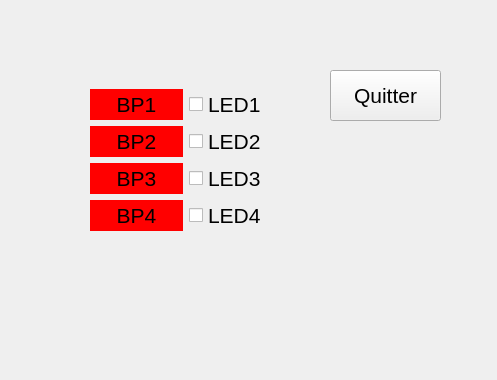
<?xml version="1.0" encoding="UTF-8"?>
<ui version="4.0">
 <class>WidgetUSB202</class>
 <widget class="QWidget" name="WidgetUSB202">
  <property name="geometry">
   <rect>
    <x>0</x>
    <y>0</y>
    <width>497</width>
    <height>380</height>
   </rect>
  </property>
  <property name="windowTitle">
   <string>WidgetUSB202</string>
  </property>
  <widget class="QWidget" name="gridLayoutWidget">
   <property name="geometry">
    <rect>
     <x>90</x>
     <y>60</y>
     <width>191</width>
     <height>201</height>
    </rect>
   </property>
   <layout class="QGridLayout" name="gridLayout">
    <item row="0" column="1">
     <layout class="QVBoxLayout" name="verticalLayout">
      <item>
       <widget class="QCheckBox" name="checkBox_LED1">
        <property name="font">
         <font>
          <pointsize>16</pointsize>
         </font>
        </property>
        <property name="text">
         <string>LED1</string>
        </property>
       </widget>
      </item>
      <item>
       <widget class="QCheckBox" name="checkBox_LED2">
        <property name="font">
         <font>
          <pointsize>16</pointsize>
         </font>
        </property>
        <property name="text">
         <string>LED2</string>
        </property>
       </widget>
      </item>
      <item>
       <widget class="QCheckBox" name="checkBox_LED3">
        <property name="font">
         <font>
          <pointsize>16</pointsize>
         </font>
        </property>
        <property name="text">
         <string>LED3</string>
        </property>
       </widget>
      </item>
      <item>
       <widget class="QCheckBox" name="checkBox_LED4">
        <property name="font">
         <font>
          <pointsize>16</pointsize>
         </font>
        </property>
        <property name="text">
         <string>LED4</string>
        </property>
       </widget>
      </item>
     </layout>
    </item>
    <item row="0" column="0">
     <layout class="QVBoxLayout" name="verticalLayout_2">
      <item>
       <widget class="QLabel" name="label_BP1">
        <property name="font">
         <font>
          <pointsize>16</pointsize>
         </font>
        </property>
        <property name="styleSheet">
         <string notr="true">background-color: rgb(255,0,0)</string>
        </property>
        <property name="text">
         <string>BP1</string>
        </property>
        <property name="alignment">
         <set>Qt::AlignCenter</set>
        </property>
       </widget>
      </item>
      <item>
       <widget class="QLabel" name="label_BP2">
        <property name="font">
         <font>
          <pointsize>16</pointsize>
         </font>
        </property>
        <property name="styleSheet">
         <string notr="true">background-color: rgb(255,0,0)</string>
        </property>
        <property name="text">
         <string>BP2</string>
        </property>
        <property name="alignment">
         <set>Qt::AlignCenter</set>
        </property>
       </widget>
      </item>
      <item>
       <widget class="QLabel" name="label_BP3">
        <property name="font">
         <font>
          <pointsize>16</pointsize>
         </font>
        </property>
        <property name="styleSheet">
         <string notr="true">background-color: rgb(255,0,0)</string>
        </property>
        <property name="text">
         <string>BP3</string>
        </property>
        <property name="alignment">
         <set>Qt::AlignCenter</set>
        </property>
       </widget>
      </item>
      <item>
       <widget class="QLabel" name="label_bp4">
        <property name="font">
         <font>
          <pointsize>16</pointsize>
         </font>
        </property>
        <property name="styleSheet">
         <string notr="true">background-color: rgb(255,0,0)</string>
        </property>
        <property name="text">
         <string>BP4</string>
        </property>
        <property name="alignment">
         <set>Qt::AlignCenter</set>
        </property>
       </widget>
      </item>
     </layout>
    </item>
   </layout>
  </widget>
  <widget class="QPushButton" name="pushButton_Quitter">
   <property name="geometry">
    <rect>
     <x>330</x>
     <y>70</y>
     <width>111</width>
     <height>51</height>
    </rect>
   </property>
   <property name="font">
    <font>
     <pointsize>16</pointsize>
    </font>
   </property>
   <property name="text">
    <string>Quitter</string>
   </property>
  </widget>
 </widget>
 <resources/>
 <connections>
  <connection>
   <sender>pushButton_Quitter</sender>
   <signal>clicked()</signal>
   <receiver>WidgetUSB202</receiver>
   <slot>close()</slot>
   <hints>
    <hint type="sourcelabel">
     <x>397</x>
     <y>97</y>
    </hint>
    <hint type="destinationlabel">
     <x>395</x>
     <y>267</y>
    </hint>
   </hints>
  </connection>
 </connections>
</ui>
